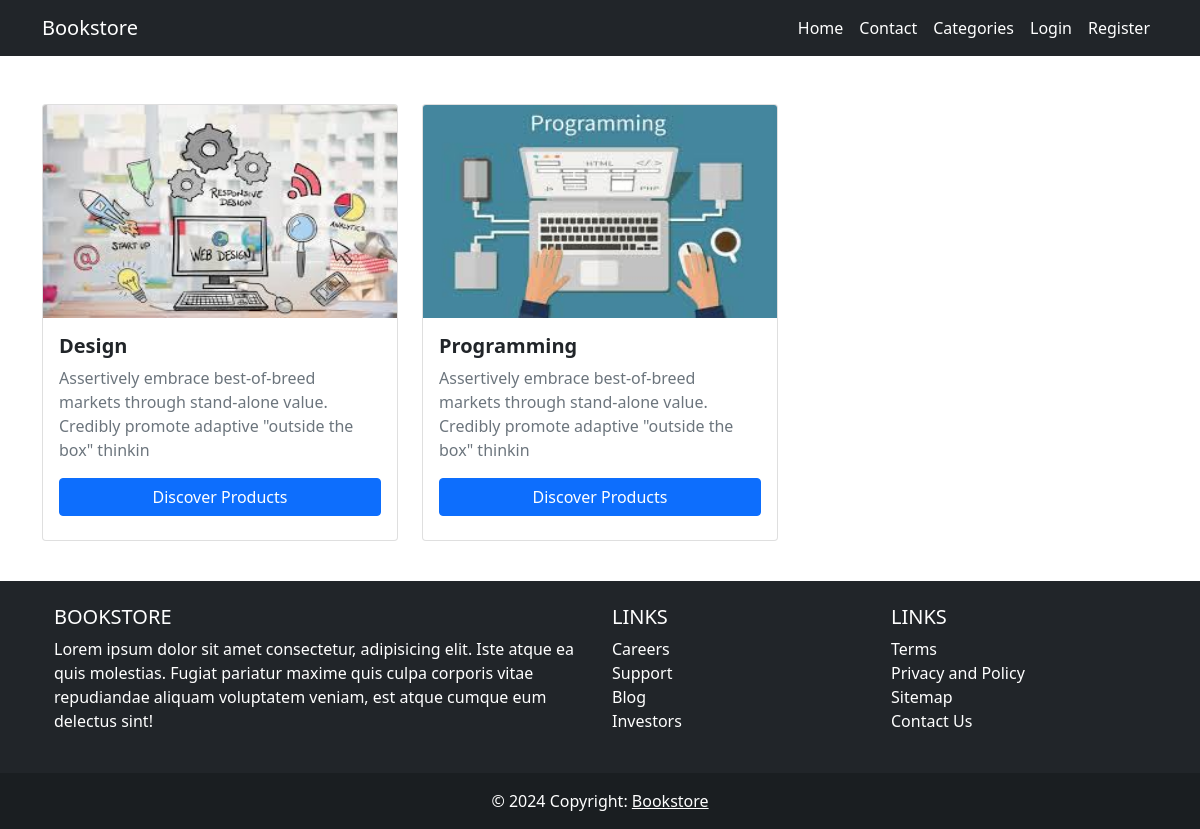
/categories/index.php, run on the app's committed database.
### tables this page shows
CREATE TABLE `categories` (
  `id` int(3) NOT NULL,
  `name` varchar(200) NOT NULL,
  `description` text NOT NULL,
  `image` varchar(200) NOT NULL,
  `created_at` timestamp NOT NULL DEFAULT current_timestamp()
);

### categories/index.php (the view)
<?php require  "../includes/header.php"; ?>
<?php require  "../config/config.php"; ?>
<?php
    $select = $conn->query("SELECT * FROM categories");
    $select->execute();
    $categories = $select->fetchAll(PDO::FETCH_OBJ);
?>
        <div class="row mt-5">
            <?php foreach($categories as $category) : ?>
                        <div class="col-lg-4 col-md-6 col-sm-10 offset-md-0 offset-sm-1">
                            <div class="card" >
                                <img height="213px" class="card-img-top" src="http://localhost/bookstore/admin-panel/categories-admins/images/<?php echo $category->image; ?>">
                                <div class="card-body" >
                                    <h5><b><?php echo $category->name; ?></b> </h5>
                                    <div class="d-flex flex-row my-2">
                                        <div class="text-muted"><?php echo $category->description; ?> </div>
                                    </div>
                                    <a href="<?php echo APPURL; ?>/categories/single-category.php?id=<?php echo $category->id; ?>" class="btn btn-primary w-100 rounded my-2">Discover Products</a>
                                </div>
                            </div>
                        </div>
                        <br>
            <?php endforeach; ?>
        </div>
<?php require  "../includes/footer.php"; ?>

### includes/header.php (shortened to what this page needs)
<!doctype html>
<html lang="en">
  <head>
    <link href="https://cdn.jsdelivr.net/npm/bootstrap@5.0.2/dist/css/bootstrap.min.css" rel="stylesheet">
  </head>
  <body>
    <nav class="navbar navbar-expand-lg navbar-light bg-dark" >
    <div class="container" style="margin-top: none">
        <a class="navbar-brand  text-white" href="<?php echo APPURL; ?>">Bookstore</a>
        <div class="collapse navbar-collapse" id="navbarSupportedContent">
        <ul class="navbar-nav ms-auto mb-2 mb-lg-0">
            <li class="nav-item">
            <a class="nav-link active  text-white" aria-current="page" href="<?php echo APPURL; ?>">Home</a>
            </li>
            <li class="nav-item ">
            <a class="nav-link  text-white" href="<?php echo APPURL; ?>/contact.php">Contact</a>
            </li>
            <li class="nav-item">
            <a class="nav-link active  text-white" aria-current="page" href="<?php echo APPURL; ?>/categories/index.php">Categories</a>
            </li>
            <?php if(isset($_SESSION['username'])) : ?>
                <li class="nav-item">
                <a class="nav-link active  text-white" aria-current="page" href="<?php echo APPURL; ?>/shopping/cart.php"><i class="fas fa-shopping-cart"></i>(<?php echo $getNumber->num_products; ?>)</a>
                </li>
                <li class="nav-item dropdown">
                <a class="nav-link dropdown-toggle  text-white" href="#" id="navbarDropdown" role="button" data-bs-toggle="dropdown" aria-expanded="false">
                <?php echo $_SESSION['username']; ?>
                </a>
                <ul class="dropdown-menu" aria-labelledby="navbarDropdown">
                    <li><a class="dropdown-item" href="<?php echo APPURL; ?>/users/orders.php?id=<?php echo $_SESSION['user_id']; ?>">Orders</a></li>
                    <li><a class="dropdown-item" href="<?php echo APPURL; ?>/users/wishlist-user.php?id=<?php echo $_SESSION['user_id']; ?>">Wishlist</a></li>
                    <li><hr class="dropdown-divider"></li>
                    <li><a class="dropdown-item" href="<?php echo APPURL; ?>/auth/logout.php">Logout</a></li>
                </ul>
                </li>
            <?php else : ?>
                <li class="nav-item">
                    <a class="nav-link  text-white" href="<?php echo APPURL; ?>/auth/login.php">Login</a>
                </li>
                <li class="nav-item">
                    <a class="nav-link  text-white" href="<?php echo APPURL; ?>/auth/register.php">Register</a>
                </li>
            <?php endif; ?>
        </ul>
        </div>
    </div>
    </nav>
    <div class="container">

### includes/footer.php (shortened to what this page needs)
</div>
       <footer class="bg-dark text-white text-center text-lg-start" style="margin-top: 40px">
       <div class="container p-4">
           <div class="row">
           <div class="col-lg-6 col-md-12 mb-4 mb-md-0">
               <h5 class="text-uppercase">Bookstore</h5>
               <p>
               Lorem ipsum dolor sit amet consectetur, adipisicing elit. Iste atque ea quis
               molestias. Fugiat pariatur maxime quis culpa corporis vitae repudiandae aliquam
               voluptatem veniam, est atque cumque eum delectus sint!
               </p>
           </div>
           <div class="col-lg-3 col-md-6 mb-4 mb-md-0">
               <h5 class="text-uppercase">Links</h5>
               <ul class="list-unstyled">
               <li>
                   <a href="#!" class="text-white" style="text-decoration: none;">Careers</a>
               </li>
               <li>
                   <a href="#!" class="text-white" style="text-decoration: none;">Support</a>
               </li>
               <li>
                   <a href="#!" class="text-white" style="text-decoration: none;">Blog</a>
               </li>
               <li>
                   <a href="#!" class="text-white" style="text-decoration: none;">Investors</a>
               </li>
               </ul>
           </div>
           <div class="col-lg-3 col-md-6 mb-4 mb-md-0">
               <h5 class="text-uppercase">Links</h5>
               <ul class="list-unstyled">
               <li>
                   <a href="#!" class="text-white" style="text-decoration: none;">Terms</a>
               </li>
               <li>
                   <a href="#!" class="text-white" style="text-decoration: none;">Privacy and Policy</a>
               </li>
               <li>
                   <a href="#!" class="text-white" style="text-decoration: none;">Sitemap</a>
               </li>
               <li >
                   <a href="#!" class="text-white" style="text-decoration: none;">Contact Us</a>
               </li>
               </ul>
           </div>
           </div>
       </div>
       <div class="text-center p-3" style="background-color: rgba(0, 0, 0, 0.2);">
           © <?php echo date("Y"); ?> Copyright:
           <a class="text-white" href="">Bookstore</a>
       </div>
       </footer>
 </body>
</html>

### data on the page
categories: image (picture), name "Design", description "Assertively embrace best-of-breed markets through stand-alone value. Credibly promote adaptive \"outside the box\" thinkin"
categories: image (picture), name "Programming", description "Assertively embrace best-of-breed markets through stand-alone value. Credibly promote adaptive \"outside the box\" thinkin"
